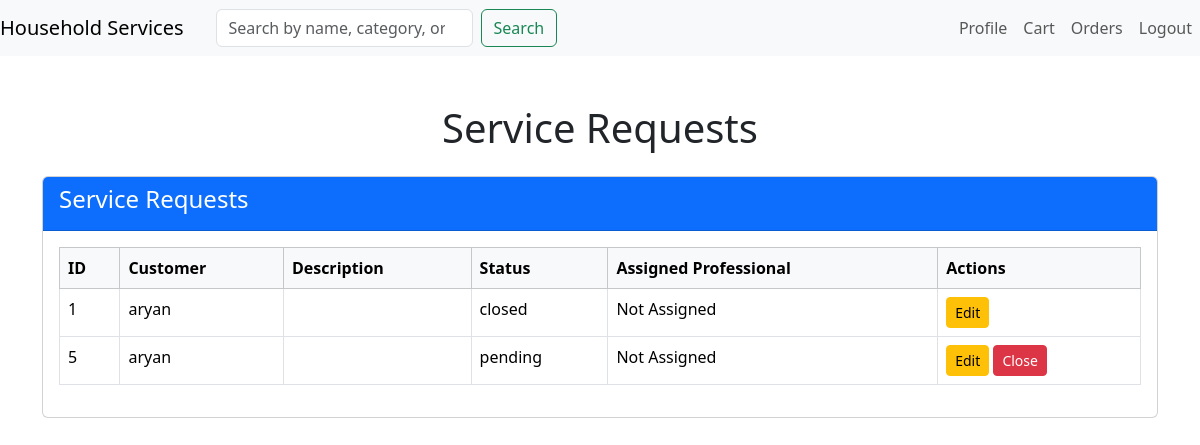
/admin/service-requests (signed in), run on an earlier commit of the app's database.
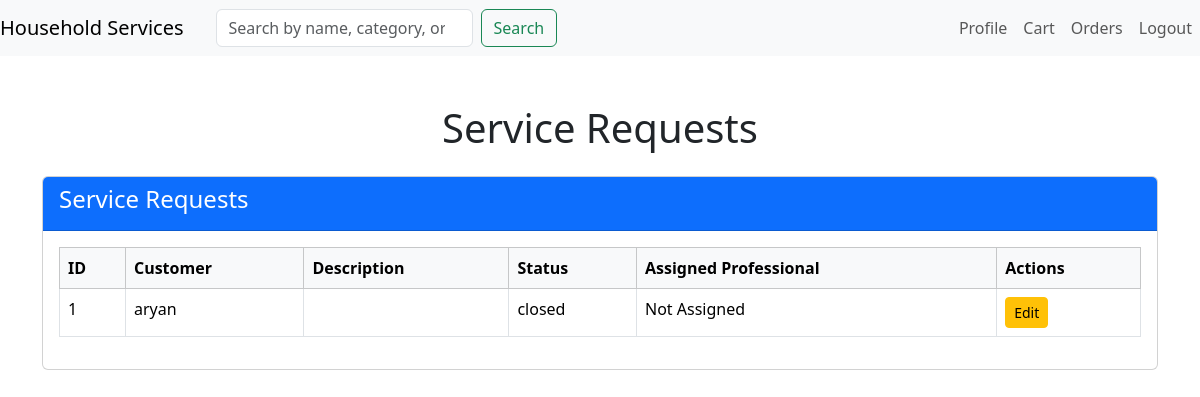
And on a later commit of the database.
### models.py (models this page shows, shortened)
class ServiceRequest(db.Model):
    id = db.Column(db.Integer, primary_key=True)
    customer_name = db.Column(db.String(100), nullable=False)
    service_type = db.Column(db.String(100), nullable=False)
    requested_date = db.Column(db.Date, default=datetime.utcnow)
    status = db.Column(db.String(20), default='pending')  # pending, approved, rejected
    customer_id = db.Column(db.Integer, db.ForeignKey('customer.id'), nullable=False)
    service_id = db.Column(db.Integer, db.ForeignKey('service.id'), nullable=True)
    professional_id = db.Column(db.Integer, db.ForeignKey('professional.id'), nullable=True)
    remarks = db.Column(db.String(500), nullable=True)
    customer = db.relationship('Customer', backref='service_requests')
    service = db.relationship('Service', backref='service_requests')
    professionals = db.relationship('Professional', backref='service_requests', lazy=True)

class Customer(db.Model):
    id = db.Column(db.Integer, primary_key=True)
    Email_id = db.Column(db.String(32), unique=True, nullable=False)
    passhash = db.Column(db.String(562), nullable=False)
    name = db.Column(db.String(32))
    address = db.Column(db.String(32))
    Pin_Code = db.Column(db.String(8))
    admin = db.Column(db.Boolean, default=False, nullable=False)
    role = db.Column(db.String(16), nullable=False, default='customer')
    reviews = db.relationship('Review', back_populates='user', cascade='all, delete-orphan')

### routes.py (the view)
@app.route('/admin/service-requests')
@auth_required
def service_requests():
    user = Customer.query.get(session['user_id'])
    service_requests = ServiceRequest.query.all()
    return render_template('admin_service_requests.html',user = user, service_requests=service_requests)

### routes.py (called while the page is built)
def auth_required(fnc):
    @wraps(fnc)  # Preserve the original function's metadata
    def inner(*args, **kwargs):
        if 'user_id' in session:
            return fnc(*args, **kwargs)
        if request.endpoint == 'Login' or request.endpoint == 'Register':
            return fnc(*args, **kwargs)
        flash('Please login to continue', 'warning')
        return redirect(url_for('Login'))
    return inner

### templates/admin_service_requests.html (shortened to what this page needs)
{% extends 'layout.html' %}
{% block content %}
<div class="container mt-5">
    <h1 class="text-center mb-4">Service Requests</h1>
    <div class="card mb-4">
        <div class="card-header bg-primary text-white">
            <h4>Service Requests</h4>
        </div>
        <div class="card-body">
            {% if service_requests %}
            <table class="table table-bordered">
                <thead class="table-light">
                    <tr>
                        <th>ID</th>
                        <th>Customer</th>
                        <th>Description</th>
                        <th>Status</th>
                        <th>Assigned Professional</th>
                        <th>Actions</th>
                    </tr>
                </thead>
                <tbody>
                    {% for request in service_requests %}
                    <tr>
                        <td>{{ request.id }}</td>
                        <td>{{ request.customer.name }}</td>
                        <td>{{ request.service.description }}</td>
                        <td>{{ request.status }}</td>
                        <td>
                            {% if request.professional %}
                                {{ request.professional.name }}
                            {% else %}
                                Not Assigned
                            {% endif %}
                        </td>
                        <td>
                            <a href="{{ url_for('edit_service_request', request_id=request.id) }}" class="btn btn-warning btn-sm">Edit</a>
                            {% if request.status != 'closed' %}
                            <form method="POST" action="{{ url_for('close_service_request', request_id=request.id) }}" style="display:inline;">
                                <button type="submit" class="btn btn-danger btn-sm" onclick="return confirm('Are you sure you want to close this request?')">Close</button>
                            </form>
                            {% endif %}
                        </td>
                    </tr>
                    {% endfor %}
                </tbody>
            </table>
            {% else %}
            <p class="text-muted">No service requests available.</p>
            {% endif %}
        </div>
    </div>
</div>
{% endblock %}

### templates/layout.html (shortened to what this page needs)
<!DOCTYPE html>
<html lang="en">
<head>
    <link href="https://cdn.jsdelivr.net/npm/bootstrap@5.3.3/dist/css/bootstrap.min.css" rel="stylesheet"
>
</head>
<body>
    {% include 'navB.html' %}
    {% block content %}
    {% endblock %}
</body>
</html>

### templates/NavB.html (shortened to what this page needs)
<nav class="navbar navbar-expand-lg navbar-light bg-light">
    <a class="navbar-brand" href="{{ url_for('home') }}">Household Services</a>
    {% if user and user.role == 'customer' %}
    <form class="d-flex ms-3" method="GET" action="{{ url_for('search_professionals') }}">
        <input class="form-control me-2" type="search" name="query" placeholder="Search by name, category, or pin code" aria-label="Search" required>
        <button class="btn btn-outline-success" type="submit">Search</button>
    </form>
    {% endif %}
    <div class="collapse navbar-collapse" id="navbarNav">
        <ul class="navbar-nav ms-auto">
            {% if user %}
    {% if user.admin %}
        <li class="nav-item">
            <a class="nav-link" href="{{ url_for('summary') }}">Summary</a>
        </li>
        <li class="nav-item">
            <a class="nav-link" href="{{ url_for('profile') }}">Profile</a>
        </li>
        <li class="nav-item">
            <a class="nav-link" href="{{ url_for('Logout') }}">Logout</a>
        </li>
    {% elif user.role == 'customer' %}
        <li class="nav-item">
            <a class="nav-link" href="{{ url_for('profile') }}">Profile</a>
        </li>
        <li class="nav-item">
            <a href="{{ url_for('cart') }}" class="nav-link">Cart</a>
        </li>
        <li class="nav-item">
            <a href="{{ url_for('orders') }}" class="nav-link">Orders</a>
        </li>
        <li class="nav-item">
            <a class="nav-link" href="{{ url_for('Logout') }}">Logout</a>
        </li>
    {% endif %}
{% endif %}
        </ul>
    </div>
</nav>

What changed in the data, as far as the page shows it:
removed ServiceRequest: id "5", customer.name "aryan", status "pending"
